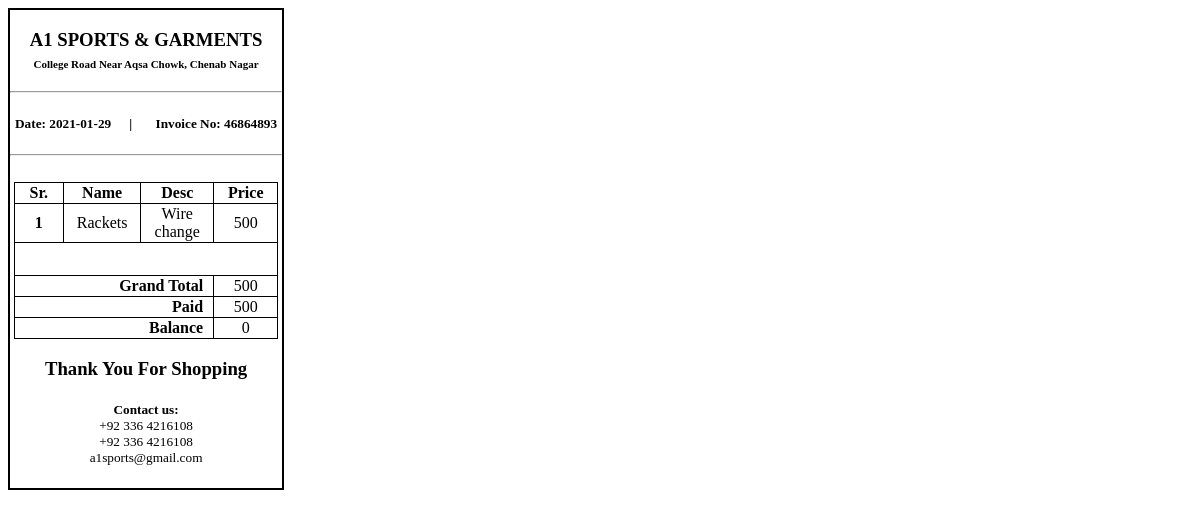
The page /includes/repair_invoice.php?&id=3 (signed in) on the database its author committed.
### tables this page shows
CREATE TABLE `sales` (
  `id` int(11) NOT NULL AUTO_INCREMENT,
  `date` date NOT NULL,
  `saleId` varchar(255) NOT NULL,
  `customerId` varchar(255) NOT NULL,
  `subTotal` double NOT NULL,
  `etc` double NOT NULL,
  `discount` double NOT NULL,
  `grandTotal` double NOT NULL,
  `paid` double NOT NULL,
  `balance` double NOT NULL,
  `expDate` date NOT NULL,
  `wholeTotal` double NOT NULL,
  `expenses` double NOT NULL,
  `cat` varchar(255) NOT NULL,
  `status` varchar(255) NOT NULL,
  PRIMARY KEY (`id`)
);

CREATE TABLE `repairing` (
  `id` int(11) NOT NULL AUTO_INCREMENT,
  `date` date NOT NULL,
  `saleId` varchar(255) NOT NULL,
  `title` varchar(255) NOT NULL,
  `description` varchar(255) NOT NULL,
  PRIMARY KEY (`id`)
);

### includes/repair_invoice.php (the view, shortened to what this page needs)
<!DOCTYPE html>
<html lang="en">
<head>
</head>
<body>
</body>
</html>
<?php
include("../database/connection.php");
if($_GET["id"]){
    $id = $_GET["id"];
    $query = "SELECT * FROM `sales` WHERE id = '$id'";
    $Result = $con->query($query);
    $result_row = $Result->fetch_array();
    $date = $result_row[1];
    $saleId = $result_row[2];
    $grandTotal = $result_row[7];
    $initialPaid = $result_row[8];
    $balance = $result_row[9];
    $totalPayments = 0;
    $paymentQuery = mysqli_query($con,"SELECT * FROM `payments` WHERE invoiceId = '$saleId'");
    while($fetchPaymentsResult = mysqli_fetch_array($paymentQuery)){
        $myPaymnents = $fetchPaymentsResult['payment'];
        $totalPayments += $myPaymnents;
    }
    $finalPayment = $initialPaid + $totalPayments;
    echo '<div id="invoice">
            <div id="header">
                <div id="title">
                    <h3>A1 SPORTS & GARMENTS<br><small><b>College Road Near Aqsa Chowk, Chenab Nagar</b></small></h3>
                    <hr>
                </div>
            </div>
            <div id="subheader">
                <div>
                    <h5><span id="date"> Date: '.$date.' </span><span id="divider"> | </span><span id="invoiceNo"> Invoice No: '.$saleId.'</span></h5>
                    <hr>
                </div>
            </div><br>';
    echo '<table>
            <tr>
                <th>Sr.</th>
                <th>Name</th>
                <th>Desc</th>
                <th>Price</th>
            </tr>';
    $i = 1;
    $itemQuery = mysqli_query($con,"SELECT * FROM `sales` WHERE saleId = '$saleId'");
    while($row = mysqli_fetch_assoc($itemQuery)){
        $itemNameQuery = "SELECT * FROM `repairing` WHERE saleId = '$saleId'";
        $fetchItemName = $con->query($itemNameQuery);
        $result_row = $fetchItemName->fetch_array();
        $itemName = $result_row[3];
        $itemDesc = $result_row[4];
        $price = $row["grandTotal"];
        echo '<tr>
            <th>'.$i.'</th>
            <td style="text-align:center">'.$itemName.'</td>
            <td style="text-align:center">'.$itemDesc.'</td>
            <td style="text-align:center">'.$price.'</td>
        </tr>
        <tr>
            <td colspan="5" style="height:30px;"></td>
        </tr>';
        $i++;
    }
    echo '<tr>
            <th colspan="3" style="text-align:right; padding-right:10px;">Grand Total</th>
            <td>'.$grandTotal.'</td>
        </tr>
        <tr>
            <th colspan="3" style="text-align:right; padding-right:10px;">Paid</th>
            <td>'.$finalPayment.'</td>
        </tr>
        <tr>
            <th colspan="3" style="text-align:right; padding-right:10px;">Balance</th>
            <td>'.$balance.'</td>
        </tr></table>';
    echo '<div id="footer">
            <h3>Thank You For Shopping</h3>
                <h5>Contact us:<span id="contactInfo"><br>+92 336 4216108<br>+92 336 4216108<br>a1sports@gmail.com</span></h5>
        </div>';
    echo '</div>';
}
?>

### includes/repair_invoice.php (style rules this page uses)
#invoice { border: 2px solid black; width: 72mm; }
#header { text-align: center; }
small { font-size: 11px; }
#date { float: left; padding-left: 5px; }
#invoiceNo { float: right; padding-right: 5px; }
#divider { padding-left: 18px; }
table,tr,td,th { border: 1px solid black; margin: auto; width: 70mm; border-collapse: collapse; text-align: center; }
#footer { text-align: center; }
#contactInfo { text-decoration: none; font-weight: 100; }

### rows shown on the page
sales: date "2021-01-29", saleId "46864893", repairing.title "Rackets", repairing.description "Wire change", grandTotal "500", paid "500", balance "0"
